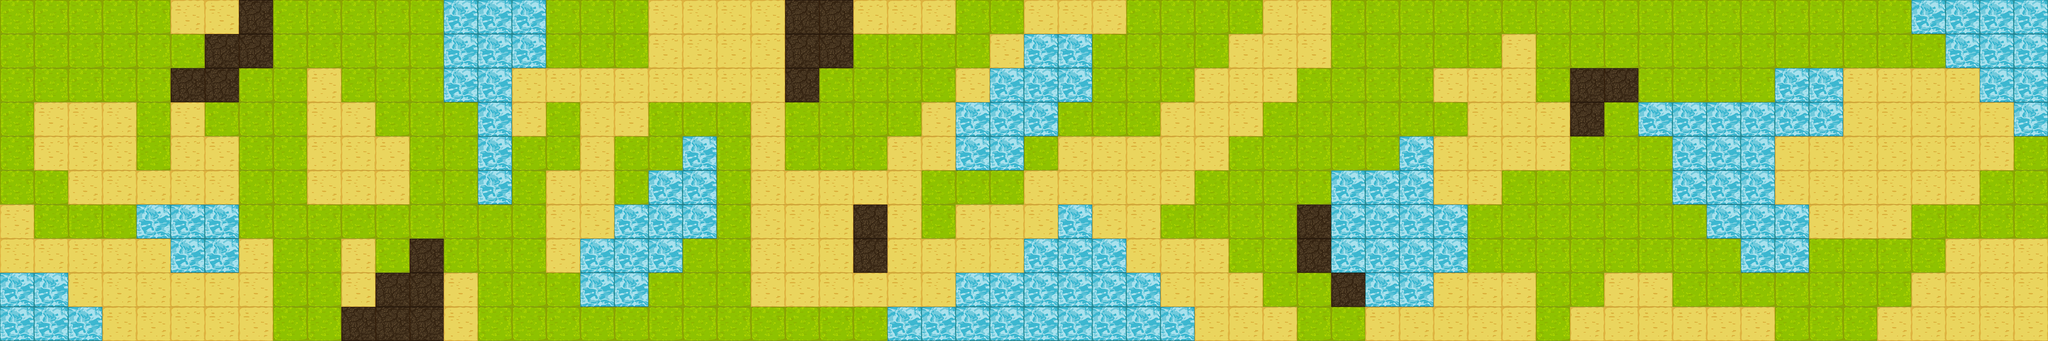

Rendered tile map (Tiled .tmx) drawn with the repository's tilesets; below, a short description and the full map source, tile grids included:
An orthogonal 60x10 tile map with 100x100 px tiles, 1 tile layer (Capa de patrones 1).

<map version="1.4" tiledversion="1.4.3" orientation="orthogonal" renderorder="right-down" width="60" height="10" tilewidth="100" tileheight="100" infinite="0" nextlayerid="4" nextobjectid="1">
 <editorsettings>
  <export target="../tiled/m1.csv" format="csv" />
 </editorsettings>
 <tileset firstgid="1" source="../tiled/batalla.tsx" />
 <layer id="1" name="Capa de patrones 1" width="60" height="10">
  <data encoding="csv">
1,1,1,1,1,2,2,5,1,1,1,1,1,4,4,4,1,1,1,2,2,2,2,5,5,2,2,2,1,1,2,2,2,1,1,1,1,2,2,1,1,1,1,1,1,1,1,1,1,1,1,1,1,1,1,1,4,4,4,4,
1,1,1,1,1,1,5,5,1,1,1,1,1,4,4,4,1,1,1,2,2,2,2,5,5,1,1,1,1,2,4,4,1,1,1,1,2,2,2,1,1,1,1,1,2,1,1,1,1,1,1,1,1,1,1,1,1,4,4,4,
1,1,1,1,1,5,5,1,1,2,1,1,1,4,4,2,2,2,2,2,2,2,2,5,1,1,1,1,2,4,4,4,1,1,1,2,2,2,1,1,1,1,2,2,2,1,5,5,1,1,1,1,4,4,2,2,2,2,4,4,
1,2,2,2,1,2,1,1,1,2,2,1,1,1,4,2,1,2,2,1,1,1,2,1,1,1,1,2,4,4,4,1,1,1,2,2,2,1,1,1,1,1,1,2,2,2,5,1,4,4,4,4,4,4,2,2,2,2,2,4,
1,2,2,2,1,2,2,1,1,2,2,2,1,1,4,1,1,2,1,1,4,1,2,1,1,1,2,2,4,4,1,2,2,2,2,2,1,1,1,1,1,4,2,2,2,2,1,1,1,4,4,4,2,2,2,2,2,2,2,1,
1,1,2,2,2,2,2,1,1,2,2,2,1,1,4,1,2,2,1,4,4,1,2,2,2,2,2,1,1,1,2,2,2,2,2,1,1,1,1,4,4,4,2,2,1,1,1,1,1,4,4,4,2,2,2,2,2,2,1,1,
2,1,1,1,4,4,4,1,1,1,1,1,1,1,1,1,2,2,4,4,4,1,2,2,2,5,2,1,2,2,2,4,2,2,1,1,1,1,5,4,4,4,4,1,1,1,1,1,1,1,4,4,4,2,2,2,1,1,1,1,
2,2,2,2,2,4,4,2,1,1,2,1,5,1,1,1,2,4,4,4,1,1,2,2,2,5,2,2,2,2,4,4,4,2,2,2,1,1,5,4,4,4,4,1,1,1,1,1,1,1,1,4,4,1,1,1,1,2,2,2,
4,4,2,2,2,2,2,2,1,1,2,5,5,2,1,1,1,4,4,1,1,1,2,2,2,2,2,2,4,4,4,4,4,4,2,2,2,1,1,5,4,4,2,2,2,1,1,2,2,1,1,1,1,1,1,1,2,2,2,2,
4,4,4,2,2,2,2,2,1,1,5,5,5,2,1,1,1,1,1,1,1,1,1,1,1,1,4,4,4,4,4,4,4,4,4,2,2,2,1,1,2,2,2,2,2,1,2,2,2,2,2,2,1,1,1,2,2,2,2,2
</data>
 </layer>
</map>